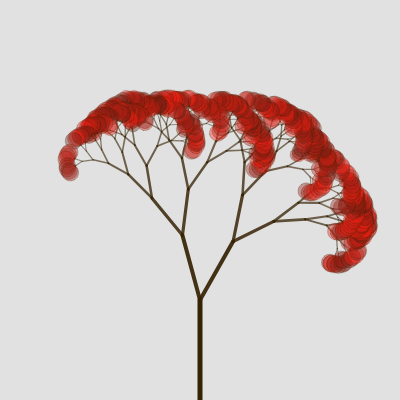
Frame 1 (no input)
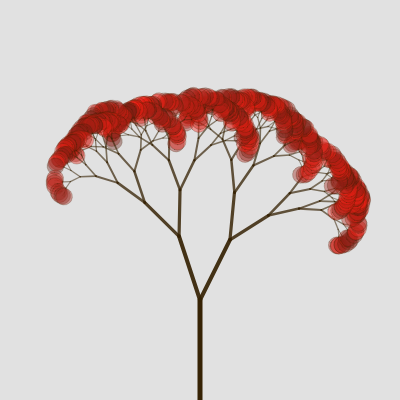
Frame 60 (no input)
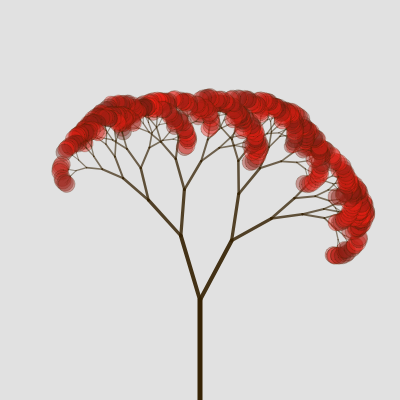
Frame 120 (the mouse pressed at the canvas centre since frame 60)

The p5.js sketch that drew these frames (run headless with seeded random() and noise() and a simulated clock; from frame 60 on, the mouse is pressed at the canvas centre):

// p5.js sketch
// ── sketch.js
// Code from a modified Daniel Shiffman example
// https://thecodingtrain.com/

var angle = 0;
var seed;
let r = 54;
let g = 34;
let b = 4;
//let a = 255;

function setup() {
  createCanvas(400, 400);
  seed = random(1000);
}
////////////////////////////////////////////////
function draw() {
  background(225);
  angleMode(DEGREES);
  randomSeed(seed);
  angle = 45;
  stroke(255);
  translate(200, height);
  let wind = noise(frameCount/50) * 10;
  branch(100, 5, 255, wind);
  a = 255;
  //noLoop();
}
/////////////////////////////////////////////////
function branch(len, thickness, a, w) {
  stroke(color(r, g, b, a));
  if(a>50)
    a = a-20;

  strokeWeight(thickness);
  line(0, 0, 0, -len);
  translate(0, -len);

  if (len > 4)
  {
    push();
    rotate(angle + random(-10, -35) + w);
    branch(len * (0.67 + random(0.0, 0.05)), thickness*0.8, a, w);
    pop();
    push();
    rotate(-angle + random(10, 35) + w);
    branch(len * (0.67 + random(0.0, 0.05)), thickness*0.8, a, w);
    pop();
  }
  else
  {
    fill(random(100, 255), 30, 20, 100);
    let len = thickness * 25
    ellipse(0, 0, len, len);
  }
}
